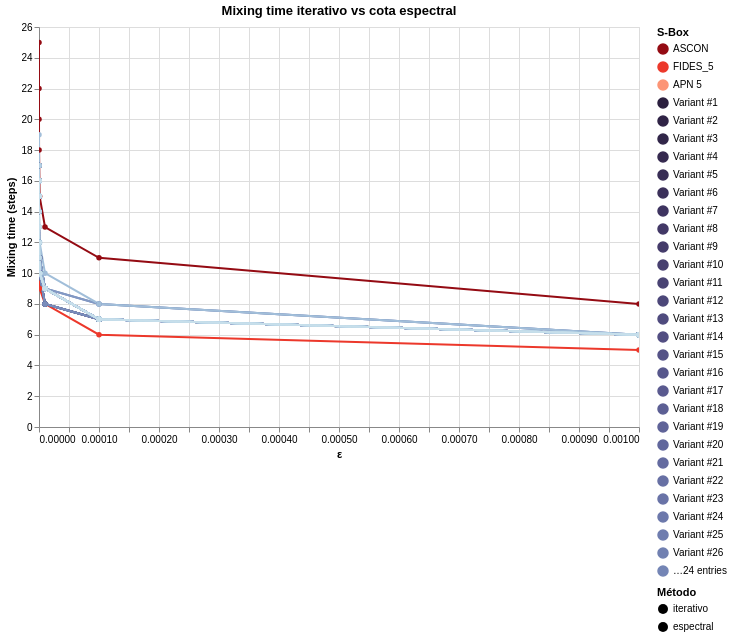

The notebook cell this image was saved under:
### Code cell
chart_mix = compare_mixing_times_altair(
    specs,
    epsilons=[10**(-i) for i in range(3,11)],
    max_steps=10000,
)
chart_mix

### Figure 1 — Vega-Lite specification as saved in the notebook (floating-point values rounded to 4 significant figures; data arrays with more than 128 entries replaced by an {"elided": "..."} marker saying what was removed)
{"config": {"view": {"continuousWidth": 300, "continuousHeight": 300}}, "data": {"name": "data-d3d98a21f3a3190cf125f1afeaebda88"}, "mark": {"type": "line", "point": true}, "encoding": {"color": {"field": "S-Box", "legend": {"title": "S-Box"}, "scale": {"domain": ["ASCON", "FIDES_5", "APN 5", "Variant #1", "Variant #2", "Variant #3", "Variant #4", "Variant #5", "Variant #6", "Variant #7", "Variant #8", "Variant #9", "Variant #10", "Variant #11", "Variant #12", "Variant #13", "Variant #14", "Variant #15", "Variant #16", "Variant #17", "Variant #18", "Variant #19", "Variant #20", "Variant #21", "Variant #22", "Variant #23", "Variant #24", "Variant #25", "Variant #26", "Variant #27", "Variant #28", "Variant #29", "Variant #30", "Variant #31", "Variant #32", "Variant #33", "Variant #34", "Variant #35", "Variant #36", "Variant #37", "Variant #38", "Variant #39", "Variant #40", "Variant #41", "Variant #42", "Variant #43", "Variant #44", "Variant #45", "Variant #46", "Variant #47", "Variant #48", "Variant #49", "Variant #50"], "range": ["#940b13", "#ec382b", "#fc9576", "#2b1f3e", "#2f2345", "#312649", "#35294f", "#382d55", "#3b305a", "#3e3460", "#423866", "#443b6a", "#473f6f", "#494373", "#4c4779", "#4f4b7e", "#524e82", "#555387", "#57578c", "#5a5a8f", "#5c5f94", "#5f6398", "#61679c", "#646ba0", "#6770a4", "#6973a7", "#6c78ab", "#6f7daf", "#7180b1", "#7485b5", "#7789b8", "#798dbb", "#7d91be", "#8096c1", "#8299c4", "#869ec7", "#89a2c9", "#8ca6cb", "#8faace", "#93afd1", "#96b2d3", "#9ab6d5", "#9ebbd7", "#a1bed9", "#a5c2db", "#a9c6de", "#acc9df", "#b1cde1", "#b4d0e3", "#b9d4e5", "#bed8e7", "#c2dbe9", "#c7dfeb"]}, "type": "nominal"}, "strokeDash": {"field": "Método", "legend": {"title": "Método"}, "scale": {"domain": ["iterativo", "espectral"], "range": [[], [4, 4]]}, "type": "nominal"}, "tooltip": [{"field": "S-Box", "type": "nominal"}, {"field": "Método", "type": "nominal"}, {"field": "ε", "type": "quantitative"}, {"field": "Mixing time", "type": "quantitative"}], "x": {"field": "ε", "scale": {}, "title": "ε", "type": "quantitative"}, "y": {"field": "Mixing time", "title": "Mixing time (steps)", "type": "quantitative"}}, "height": 400, "params": [{"name": "param_7", "select": {"type": "interval", "encodings": ["x", "y"]}, "bind": "scales"}], "title": "Mixing time iterativo vs cota espectral", "width": 600, "$schema": "https://vega.github.io/schema/vega-lite/v5.20.1.json", "datasets": {"data-d3d98a21f3a3190cf125f1afeaebda88": {"elided": "424 records"}}}
